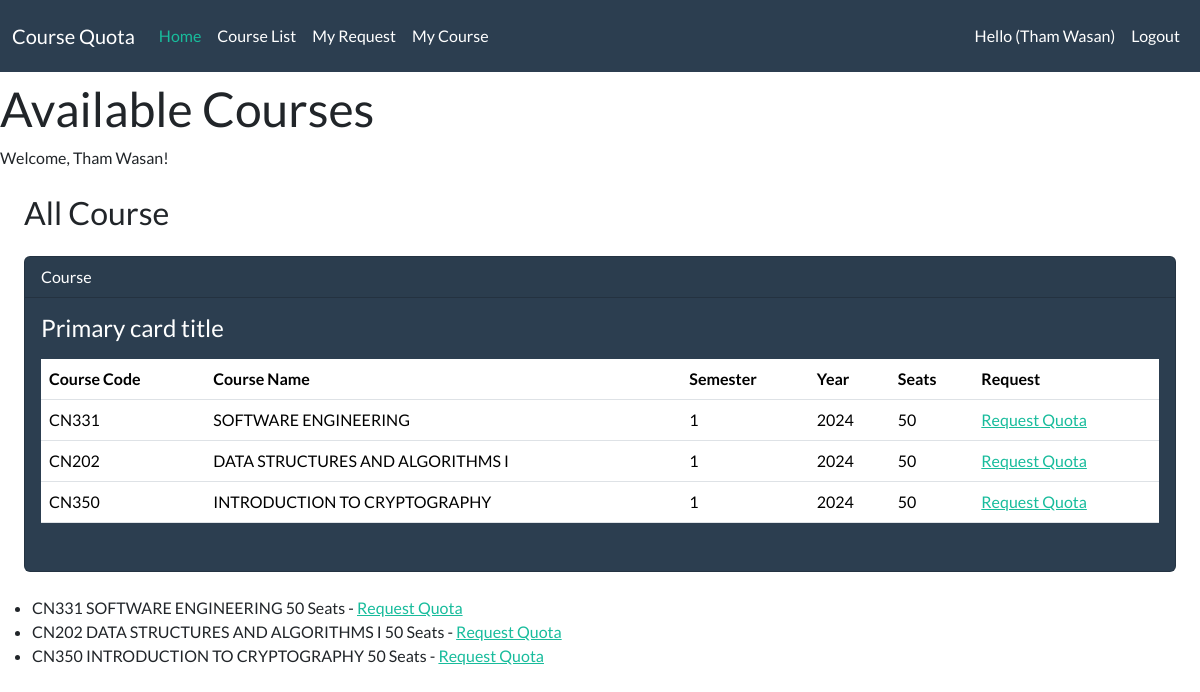
Page /course_list (signed in) on the committed database.
### courses/models.py (models this page shows, shortened)
class Course(models.Model):
    code = models.CharField(max_length=10)
    name = models.CharField(max_length=100)
    semester = models.CharField(max_length=10)
    year = models.IntegerField()
    seats = models.IntegerField()
    is_open = models.BooleanField(default=True)

### courses/views.py (the view)
# urls.py: path('course_list', views.course_list, name='course_list'),
@login_required
def course_list(request):
    courses = Course.objects.filter(is_open=True)
    context = {
        'courses': courses,
        'user': request.user
    }
    return render(request, 'courses/course_list.html', context)

### courses/templates/courses/course_list.html (shortened to what this page needs)
{% load static %}
<!DOCTYPE html>
<html>
<head>
    <link href="{% static 'bootstrap.min.css' %}" rel ="stylesheet">
    <body>
        <nav class="navbar navbar-expand-lg bg-primary" data-bs-theme="dark">
            <div class="container-fluid">
              <a class="navbar-brand" href="#">Course Quota</a>
              <div class="collapse navbar-collapse" id="navbarColor01">
                <ul class="navbar-nav me-auto">
                  <li class="nav-item">
                    <a class="nav-link active" href="{% url 'home' %}">Home
                    </a>
                  </li>
                  {% if not user.is_staff%}
                  <li class="nav-item">
                    <a class="nav-link" href="{% url 'course_list' %}">Course List</a>
                  </li>
                  <li class="nav-item">
                    <a class="nav-link" href="{% url 'my_quota_requests' %}">My Request</a>
                  </li>
                  <li class="nav-item">
                    <a class="nav-link" href="{% url 'my_enrolled_courses' %}">My Course</a>
                  </li>
                  {% endif %}
                </ul>
                {% if user.is_authenticated%}
                <ul class="navbar-nav">
                    <li class="nav-item">
                        <a class="nav-link">Hello ({{ user.first_name }} {{ user.last_name }})</a>
                    </li>
                    <li class="nav-item">
                        <a class="nav-link"href="logout">Logout</a>
                    </li>
                </ul>
                {% endif%}
              </div>
            </div>
          </nav>
    <h1>Available Courses</h1>
    <p>Welcome, {{ user.first_name }} {{user.last_name}}!</p>
    <div class="container.fluid">
        <h3 class="m-4"> All Course </h3>
        <div class='row'>
            <div class="col-12">
                {% if courses %}
                <div class="card text-white bg-primary ms-4 me-4 mb-4">
                    <div class="card-header">Course</div>
                    <div class="card-body">
                      <h4 class="card-title">Primary card title</h4>
                      <p class="card-text">
                        <div class="table-responsive">
                            <table class="table table-hover">
                                <thead>
                                  <tr>
                                    <th scope="col">Course Code</th>
                                    <th scope="col">Course Name</th>
                                    <th scope="col">Semester</th>
                                    <th scope="col">Year</th>
                                    <th scope="col">Seats</th>
                                    <th scope="col">Request</th>
                                  </tr>
                                </thead>
                                <tbody>
                                    {% for course in courses %}
                                    <tr>
                                        <td>{{course.code}}</td>
                                        <td>{{course.name}}</td>
                                        <td>{{course.semester}}</td>
                                        <td>{{course.year}}</td>
                                        <td>{{course.seats}}</td>
                                        <td><a href="{% url 'request_quota' course.code %}">Request Quota</a></td>
                                    </tr>
                                    {% endfor %}
                                </tbody>
                              </table>
                        </div>
                      </p>
                    </div>
                  </div>
                {% else %}
                <h5 class="alert alert-primary ms-4 me-4">No Course Available</h5>
                {%endif%}
        </div>
    </div>
    <ul>
        {% for course in courses %}
            <li>{{course.code}} {{ course.name }} {{course.seats}} Seats - <a href="{% url 'request_quota' course.code %}">Request Quota</a></li>
        {% endfor %}
    </ul>
</body>
</head>
</html>

### rows in the picture
Course: code "CN331", name "SOFTWARE ENGINEERING", semester "1", year "2024", seats "50"
Course: code "CN202", name "DATA STRUCTURES AND ALGORITHMS I", semester "1", year "2024", seats "50"
Course: code "CN350", name "INTRODUCTION TO CRYPTOGRAPHY", semester "1", year "2024", seats "50"

### other values in the picture
{{ user.first_name }} "Tham"
{{ user.last_name }} "Wasan"
